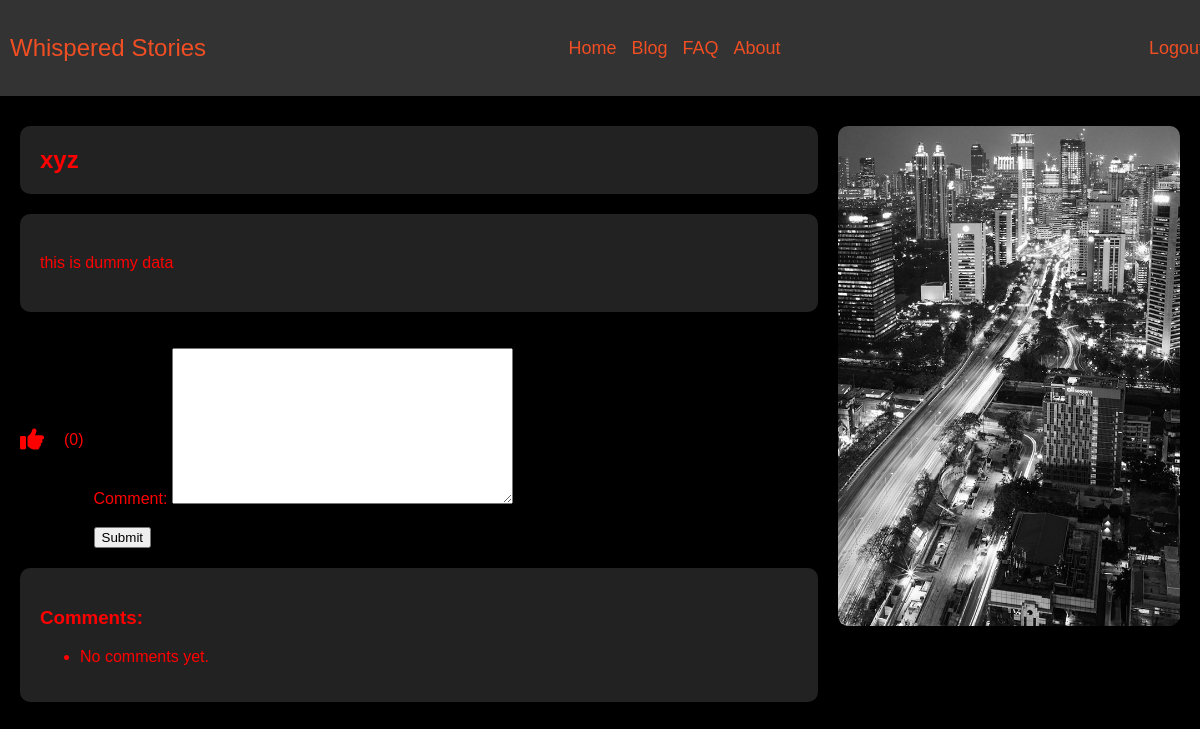
/read_blog/9/ (signed in), run on the app's committed database.
### task_app/models.py (models this page shows, shortened)
class blog(models.Model):
    user = models.ForeignKey(User, on_delete=models.CASCADE)
    image = models.ImageField(upload_to='blog_images/')
    title = models.CharField(max_length=150)
    content = models.TextField()
    like = models.ManyToManyField(User, blank=True, related_name='blog_like')

### task_app/views.py (the view)
# urls.py: path('read_blog/<int:pk>/', ReadBlog.as_view(), name="read_blog"),
class ReadBlog(LoginRequiredMixin, DetailView):
    model = blog
    template_name = 'read_blog.html'
    context_object_name = 'blog'
    def get_context_data(self, **kwargs):
        context = super().get_context_data(**kwargs)
        context['form'] = CommentForm()
        context['comments'] = comment.objects.filter(blog=self.object)
        return context

### task_app/forms.py
class CommentForm(forms.ModelForm):
    class Meta:
        model = comment
        fields = ['comment']

### templates/read_blog.html (shortened to what this page needs)
{% extends "base.html" %}
{% load static %}
{% block content %}
<!DOCTYPE html>
<html lang="en">
<head>
    <link rel="stylesheet" href="https://cdnjs.cloudflare.com/ajax/libs/font-awesome/6.0.0-beta3/css/all.min.css">
    <link rel="stylesheet" href="{% static 'css/read-blog.css' %}">
</head>
<body>
    <br>
    <br>
    <div class="container">
        <div class="content-container">
            <div class="title-container">
                <h1>{{ blog.title }}</h1>
            </div>
            <div class="blog-content">
                <p>{{ blog.content }}</p>
            </div>
            <div class="actions">
                <form id="like-form" method="POST" action="{% url 'blog_like' blog.pk %}" style="display: inline;">
                    <i class="fas {% if user in blog.like.all %}fa-thumbs-down{% else %}fa-thumbs-up{% endif %} like-icon" onclick="document.getElementById('like-form').submit();"></i>
                </form>
                <span class="like-count">({{ blog.like.count }})</span>
                <div class="comment-bar">
                    <form method="post" action="{% url 'add_comment' blog.pk %}">
                        {{ form.as_p }}
                        <button type="submit">Submit</button>
                    </form>
                </div>
            </div>
            <div class="comments-container">
                <h3>Comments:</h3>
                <ul>
                    {% for comment in comments %}
                        <li class="comment">{{ comment.user.username }}: {{ comment.comment }}</li>
                    {% empty %}
                        <li>No comments yet.</li>
                    {% endfor %}
                </ul>
            </div>
        </div>
        <div class="image-container">
            <img src="{{ blog.image.url }}" alt="Blog Image">
        </div>
    </div>
</body>
</html>
{% endblock %}

### static/css/base.css (style rules this page uses)
html, body { height: 100%; margin: 0; font-family: Arial, sans-serif; padding: 0; overflow-x: hidden; background-color: black !important; }

### static/css/read-blog.css (style rules this page uses)
body { font-family: Arial, sans-serif; margin: 0; padding: 0; background-color: black; }
.container { display: flex; flex-direction: row; justify-content: center; align-items: flex-start; padding: 20px; }
.content-container { width: 70%; padding-right: 20px; }
.image-container { width: 30%; height: 500px; display: flex; justify-content: center; }
.image-container img { width: 100%; height: 100%; object-fit: cover; border-radius: 10px; }
.title-container { background-color: #222; padding: 20px; margin-bottom: 20px; border-radius: 10px; box-shadow: 0 2px 4px rgba(0, 0, 0, 0.1); color: red; }
.content-container .blog-content { background-color: #222; padding: 20px; border-radius: 10px; box-shadow: 0 2px 4px rgba(0, 0, 0, 0.1); color: red; }
h1 { margin: 0; font-size: 24px; color: red; }
p { font-size: 16px; line-height: 1.6; color: red; }
.actions { display: flex; align-items: center; margin-top: 20px; gap: 10px; }
.like-icon { color: red; font-size: 24px; cursor: pointer; }
.like-count { margin-left: 10px; color: red; }
.comment-bar { width: 100%; max-width: 785px; }
.comments-container { margin-top: 20px; background-color: #222; padding: 20px; border-radius: 10px; box-shadow: 0 2px 4px rgba(0, 0, 0, 0.1); color: red; }

### data on the page
blog: title "xyz", content "this is dummy data", like.count "0", image (picture)
